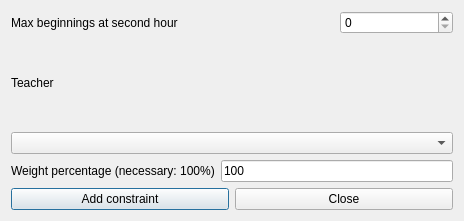
<?xml version="1.0" encoding="UTF-8"?>
<ui version="4.0">
 <class>AddConstraintTeacherAfternoonsEarlyMaxBeginningsAtSecondHourForm_template</class>
 <widget class="QDialog" name="AddConstraintTeacherAfternoonsEarlyMaxBeginningsAtSecondHourForm_template">
  <property name="geometry">
   <rect>
    <x>0</x>
    <y>0</y>
    <width>464</width>
    <height>221</height>
   </rect>
  </property>
  <property name="windowTitle">
   <string extracomment="This is the title of the dialog to add a new constraint of this type">Add teacher afternoons early max beginnings at second hour</string>
  </property>
  <layout class="QGridLayout" name="gridLayout">
   <item row="0" column="0" colspan="2">
    <widget class="QLabel" name="maxBeginningsTextLabel">
     <property name="frameShape">
      <enum>QFrame::NoFrame</enum>
     </property>
     <property name="frameShadow">
      <enum>QFrame::Plain</enum>
     </property>
     <property name="text">
      <string>Max beginnings at second hour</string>
     </property>
     <property name="wordWrap">
      <bool>false</bool>
     </property>
    </widget>
   </item>
   <item row="3" column="0">
    <widget class="QLabel" name="weightTextLabel">
     <property name="frameShape">
      <enum>QFrame::NoFrame</enum>
     </property>
     <property name="frameShadow">
      <enum>QFrame::Plain</enum>
     </property>
     <property name="text">
      <string>Weight percentage (necessary: 100%)</string>
     </property>
     <property name="wordWrap">
      <bool>false</bool>
     </property>
    </widget>
   </item>
   <item row="4" column="0" colspan="3">
    <layout class="QHBoxLayout">
     <item>
      <widget class="QPushButton" name="addConstraintPushButton">
       <property name="text">
        <string>Add constraint</string>
       </property>
      </widget>
     </item>
     <item>
      <widget class="QPushButton" name="closePushButton">
       <property name="text">
        <string>Close</string>
       </property>
      </widget>
     </item>
    </layout>
   </item>
   <item row="0" column="2">
    <widget class="QSpinBox" name="maxBeginningsSpinBox"/>
   </item>
   <item row="2" column="0" colspan="3">
    <widget class="QComboBox" name="teachersComboBox">
     <property name="editable">
      <bool>false</bool>
     </property>
     <property name="insertPolicy">
      <enum>QComboBox::NoInsert</enum>
     </property>
     <property name="duplicatesEnabled">
      <bool>false</bool>
     </property>
    </widget>
   </item>
   <item row="3" column="1" colspan="2">
    <widget class="QLineEdit" name="weightLineEdit">
     <property name="text">
      <string notr="true">100</string>
     </property>
    </widget>
   </item>
   <item row="1" column="0" colspan="3">
    <widget class="QLabel" name="teacherTextLabel">
     <property name="frameShape">
      <enum>QFrame::NoFrame</enum>
     </property>
     <property name="frameShadow">
      <enum>QFrame::Plain</enum>
     </property>
     <property name="text">
      <string>Teacher</string>
     </property>
     <property name="wordWrap">
      <bool>false</bool>
     </property>
    </widget>
   </item>
  </layout>
 </widget>
 <layoutdefault spacing="6" margin="11"/>
 <resources/>
 <connections/>
</ui>
